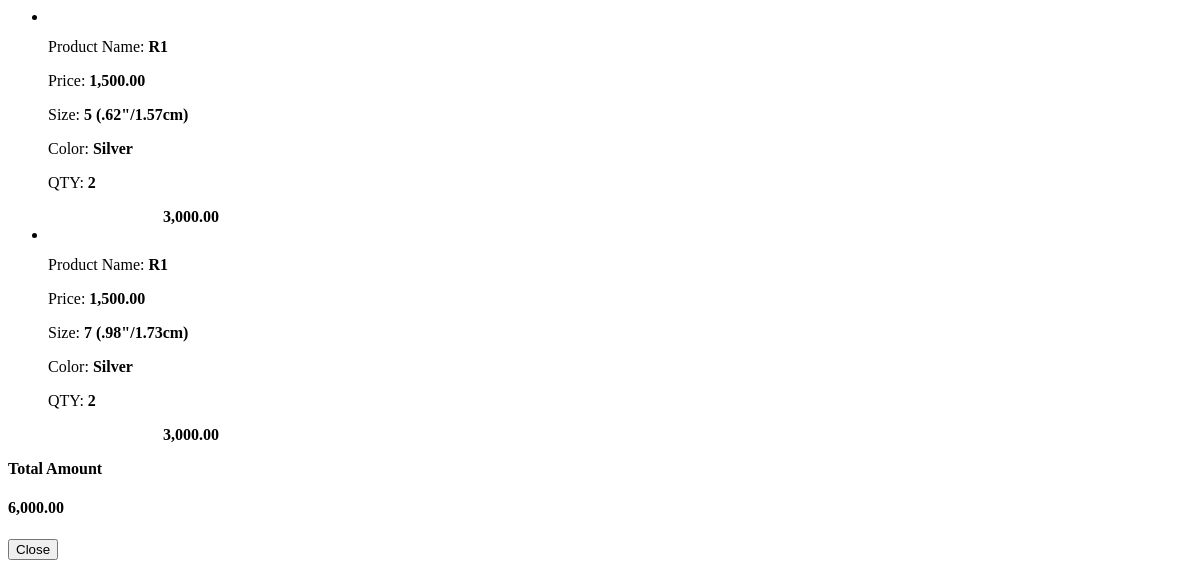
Screenshot of /admin/view_order.php?id=1 with the database file from the repository.
### tables this page shows
CREATE TABLE `order_items` (
  `id` int(30) NOT NULL,
  `order_id` int(30) NOT NULL,
  `product_id` int(30) NOT NULL,
  `colour_id` int(30) NOT NULL,
  `size_id` int(30) NOT NULL,
  `qty` int(30) NOT NULL,
  `price` float NOT NULL,
  `date_created` datetime NOT NULL DEFAULT current_timestamp()
);

CREATE TABLE `products` (
  `id` int(30) NOT NULL,
  `category_id` int(30) NOT NULL,
  `name` varchar(250) NOT NULL,
  `description` text NOT NULL,
  `item_code` varchar(200) NOT NULL,
  `price` float NOT NULL,
  `date_created` datetime NOT NULL DEFAULT current_timestamp()
);

CREATE TABLE `sizes` (
  `id` int(11) NOT NULL,
  `product_id` int(30) NOT NULL,
  `size` varchar(200) NOT NULL,
  `date_created` datetime NOT NULL DEFAULT current_timestamp()
);

CREATE TABLE `colours` (
  `id` int(30) NOT NULL,
  `product_id` int(30) NOT NULL,
  `color` varchar(200) NOT NULL,
  `date_created` datetime NOT NULL DEFAULT current_timestamp()
);

### admin/view_order.php (the view, shortened to what this page needs)
<?php include 'db_connect.php' ?>
<div class="col-lg-12">
    <?php
    $qry = $conn->query("SELECT o.*,p.item_code,p.name as pname FROM order_items o inner join products p on p.id = o.product_id where o.order_id ={$_GET['id']}");
    $total = 0;
    ?>
    <div class="row">
    <div class="col-md-8">
    	<?php if($qry->num_rows > 0): ?>
    		<ul class="list-group">
    			<?php
    			while($row= $qry->fetch_array()):
    				$total += $row['qty']*$row['price'];
    				$size = $conn->query("SELECT * FROM sizes where id = {$row['size_id']}");
    				$size = $size->num_rows>0 ? $size->fetch_array()['size'] : 'N/A';
    				$colour = $conn->query("SELECT * FROM colours where id = {$row['colour_id']}");
    				$colour = $colour->num_rows>0 ? $colour->fetch_array()['color'] : 'N/A';
    			?>
    			<li class="list-group-item" data-id="<?php echo $row['id'] ?>" data-price="<?php echo $row['price'] ?>">
    				<div class="d-flex w-100">
    					<div class="detail-field">
    						<p>Product Name: <b><?php echo $row['pname'] ?></b></p>
    						<p>Price: <b><?php echo number_format($row['price'],2) ?></b></p>
    						<p>Size: <b><?php echo $size ?></b></p>
                            <p>Color: <b><?php echo $colour ?></b></p>
    						<p>QTY: <b><?php echo number_format($row['qty']) ?></b></p>
    					</div>
    					<div class="amount-field">
    						<b class="amount"><?php echo number_format($row['qty']*$row['price'],2) ?></b>
    					</div>
    				</div>
    			</li>
    		<?php endwhile; ?>
    		</ul>
    	<?php else: ?>
    		<center><b>No Item</b></center>
    	<?php endif; ?>
    </div>
    <div class="col-md-4">
    	<div class="card mb-4">
    		<div class="card-header bg-primary text-white"><b>Total Amount</b></div>
    		<div class="card-body">
    			<h4 class="text-right"><b id="tamount"><?php echo number_format($total,2) ?></b></h4>
    		</div>
    	</div>
    </div>
</div>
</div>
<div class="modal-footer display p-0 m-0">
        <button type="button" class="btn btn-secondary" data-dismiss="modal">Close</button>
</div>

### admin/view_order.php (style rules this page uses)
.detail-field { width: calc(50%); }
.amount-field { width: calc(25%); text-align:right; display: flex; align-items: center; justify-content: center; }

### rows the page displays
order_items: product.name "R1", price "1,500.00", size.size "5 (.62\"/1.57cm)", colour.color "Silver", qty "2", $row['qty']*$row['price'] "3,000.00"
order_items: product.name "R1", price "1,500.00", size.size "7 (.98\"/1.73cm)", colour.color "Silver", qty "2", $row['qty']*$row['price'] "3,000.00"

### other values shown
$total "6,000.00"
